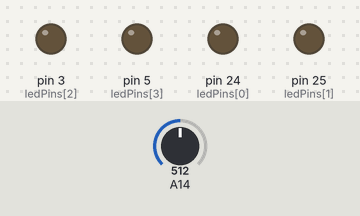
Simulated run of this sketch. Board: Arduino Mega 2560, built with avr-gcc and run on an emulated ATmega2560. Parts: output pins drawn as LEDs (lit = HIGH). The test bench sets the inputs (shaded band); at power-on: A14 = 512.

Above: at 4.8 s.
4.9 s: A14 set to 524
At 8.4 s:
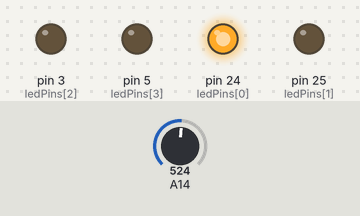
12.5 s: A14 set to 122
At 13.4 s:
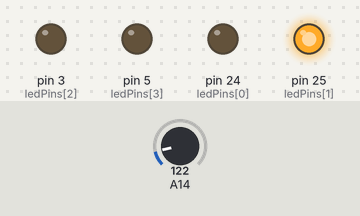
20.5 s: A14 set to 900
At 26.4 s:
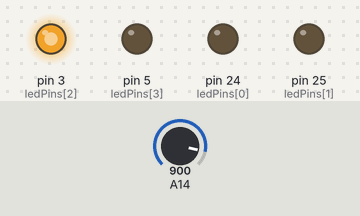
28.5 s: A14 set to 511
At 31.4 s:
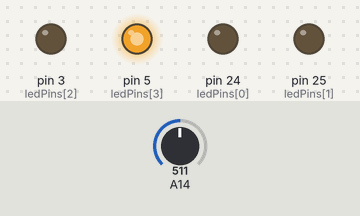
Timing chart, 0 to 34.5 s (numbered marks = the images above; inputs shaded):
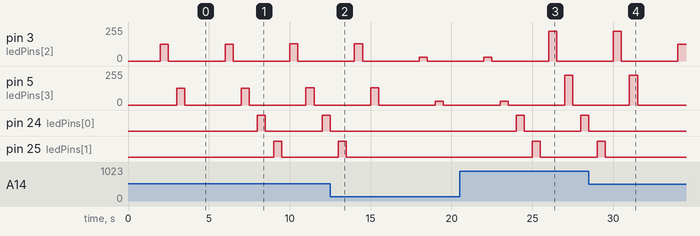

Measured:
- the behaviour switches between 513 and 514 on A14 (found by bisection; images 0 and 1)
- after the input at 4.9 s, pin 24 (ledPins[0]): LOW → HIGH after 3.1 s, → LOW 0.50 s later, → HIGH 3.5 s later; pin 25 (ledPins[1]): LOW → HIGH after 4.1 s, → LOW 0.50 s later
- after the input at 12.5 s, pin 24 (ledPins[0]): goes on until 12.5 s, then stays LOW; pin 25 (ledPins[1]): goes on until 13.5 s, then stays LOW
- after the input at 20.5 s, pin 24 (ledPins[0]): LOW → HIGH after 3.5 s, → LOW 0.50 s later, → HIGH 3.5 s later; pin 25 (ledPins[1]): LOW → HIGH after 4.5 s, → LOW 0.50 s later
- after the input at 28.5 s, pin 24 (ledPins[0]): goes on until 28.5 s, then stays LOW; pin 25 (ledPins[1]): goes on until 29.5 s, then stays LOW

The sketch:

ledBlink.ino
```cpp
int ledPins[4] = { 24, 25, 3, 5 };

void setup() {
  Serial.begin(9600);
  for (int i = 0; i < 4; i++) {
    pinMode(ledPins[i], OUTPUT);
  }
}

void loop() {
  int potValue = analogRead(A14);
  int brightness = map(potValue, 0, 1023, 0, 255);
  for (int i = 0; i < 4; i++) {
    analogWrite(ledPins[i], brightness);
    delay(500);
    analogWrite(ledPins[i], 0);
    delay(500);
  }
}
```
